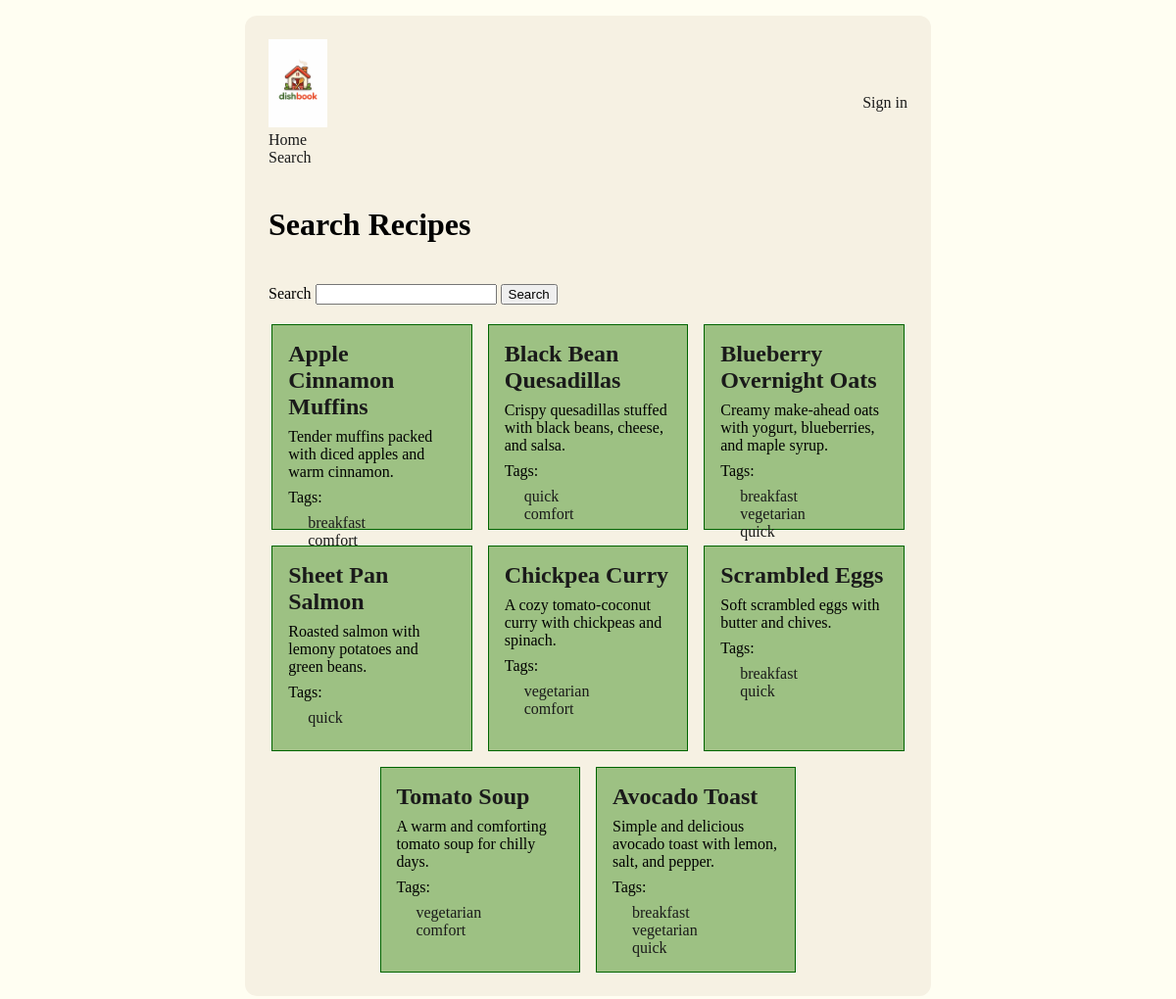
The page /s on the database its author committed.
### dishbook/models.py (models this page shows, shortened)
class Recipe(models.Model):
    title = models.CharField(max_length=200)
    description = models.TextField()
    prep_time_minutes = models.IntegerField(default=0)
    cook_time_minutes = models.IntegerField(default=0)
    serves = models.IntegerField(default=1)
    author = models.ForeignKey(User, on_delete=models.CASCADE)
    photo = models.ImageField(upload_to="media/", null=True, blank=True)
    is_public = models.BooleanField(default=True)
    tags = models.ManyToManyField(Tag, blank=True)
    def __str__(self):
        return self.title

class Tag(models.Model):
    name = models.CharField(max_length=40)

### dishbook/views.py (the view)
# urls.py: path("s", views.search, name="search"),
def search(request):
    q = request.GET.get("q", "").strip().lower()
    recipes = Recipe.objects.filter(is_public=True).select_related("author")
    valid_search_results = list()
    for recipe in recipes:
        if q in recipe.__str__().lower():
            valid_search_results.insert(0, recipe)
    return render(request, "search.html", {"recipes": valid_search_results, "query": q})

### dishbook/templates/search.html (shortened to what this page needs)
<!doctype html>
<html lang="en">
<head>
    <link rel="stylesheet" href="/static/main.css">
</head>
<body>
    <div class="main-page-container">
        {% include "header-partial.html" %}
        <h1>Search Recipes</h1>
        <div class="search-block">
            <form action="/s" method="get">
                <label for="big-search">Search</label>
                <input id="big-search" type="search" name="q" value="{{ query }}">
                <button>Search</button>
            </form>
        </div>
        {% include "recipe-cards-partial.html" %}
    </div>
</body>
</html>

### dishbook/templates/recipe-cards-partial.html (shortened to what this page needs)
<div class="recipe-cards">
    {% for recipe in recipes %}
    <div class="recipe-box">
        <h2><a href="/recipe/{{ recipe.id }}/">{{ recipe.title }}</a></h2>
        <p>{{ recipe.description|truncatewords:20 }}</p>
        <p>Tags: </p>
        <ul>
            {% for tag in recipe.tags.all %}
                <li><a href="/s?q=tag:{{ tag.name }}">{{ tag.name }}</a></li>
            {% endfor %}
        </ul>
    </div>
    {% empty %}
    <p>No recipes yet.</p>
    {% endfor %}
</div>

### static/main.css (style rules this page uses)
html { background-color: #FFFEF2; }
body { margin: 0; padding: 1rem; display: flex; justify-content: center; align-items: center; box-sizing: border-box; }
*, *::before, *::after { box-sizing: border-box; }
ul { list-style-type: none; }
a:link, a:visited, a:active { color: #1A1A1A; text-decoration: none; }
.recipe-cards { display: flex; flex-direction: column; gap: 1rem; align-items: center; justify-content: center; width: 100%; }
.recipe-box { background-color: #9DC183; width: 100%; height: 210px; padding: 1rem; overflow-wrap: anywhere; border:1px solid darkgreen; }
.recipe-box h2, .recipe-box p, .recipe-box ul { margin-top: 0; margin-bottom: 0.5rem; }
.recipe-box ul { padding-left: 1.25rem; }
.main-page-container { background-color: #F6F1E3; display: flex; flex-direction: column; width: min(700px, 100%); padding: 1.5rem; border-radius: 12px; row-gap: 20px; max-width:700px; }
@media (min-width:600px) { .recipe-cards { display: flex; flex-direction: row; flex-wrap: wrap; gap: 1rem; justify-content: center; } }
@media (min-width:600px) { .recipe-box { width: calc(50% - 0.5*1rem); } }
@media (min-width:900px) { .recipe-box { width: calc(33% - 2rem / 3); } }

### rows shown on the page
Recipe: title "Apple Cinnamon Muffins", description "Tender muffins packed with diced apples and warm cinnamon."
Tag: name "breakfast"
Tag: name "comfort"
Recipe: title "Black Bean Quesadillas", description "Crispy quesadillas stuffed with black beans, cheese, and salsa."
Tag: name "quick"
Recipe: title "Blueberry Overnight Oats", description "Creamy make-ahead oats with yogurt, blueberries, and maple syrup."
Tag: name "vegetarian"
Recipe: title "Sheet Pan Salmon", description "Roasted salmon with lemony potatoes and green beans."
Recipe: title "Chickpea Curry", description "A cozy tomato-coconut curry with chickpeas and spinach."
Recipe: title "Scrambled Eggs", description "Soft scrambled eggs with butter and chives."
Recipe: title "Tomato Soup", description "A warm and comforting tomato soup for chilly days."
Recipe: title "Avocado Toast", description "Simple and delicious avocado toast with lemon, salt, and pepper."
